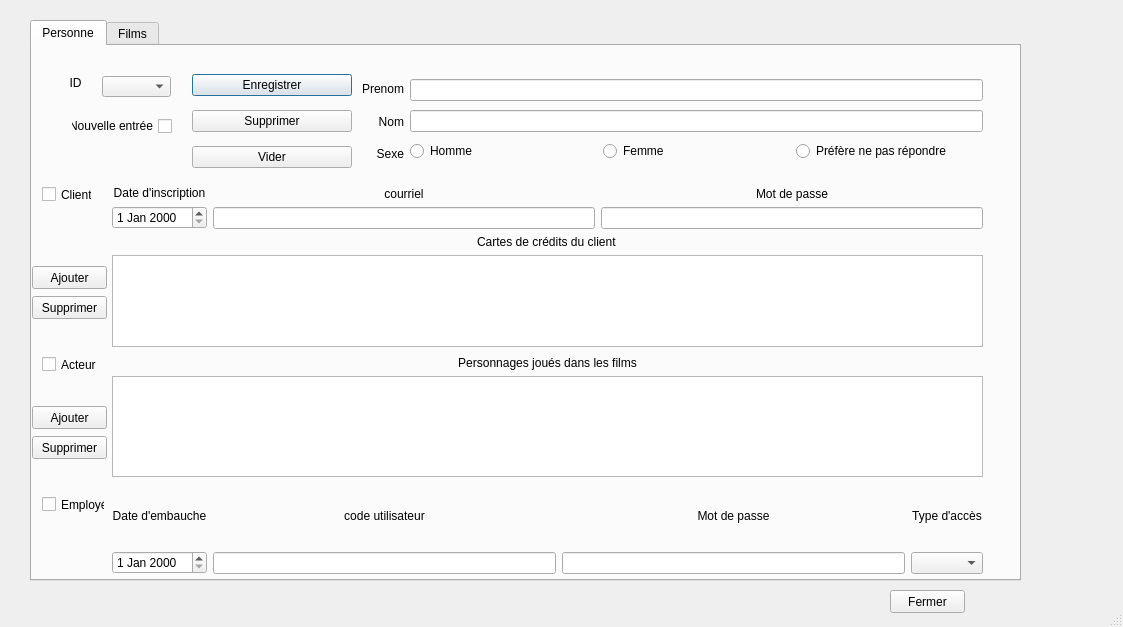
<?xml version="1.0" encoding="UTF-8"?>
<ui version="4.0">
 <class>Application</class>
 <widget class="QDialog" name="Application">
  <property name="geometry">
   <rect>
    <x>0</x>
    <y>0</y>
    <width>1123</width>
    <height>627</height>
   </rect>
  </property>
  <property name="windowTitle">
   <string>Dialog</string>
  </property>
  <property name="sizeGripEnabled">
   <bool>true</bool>
  </property>
  <widget class="QTabWidget" name="tabMain">
   <property name="geometry">
    <rect>
     <x>30</x>
     <y>20</y>
     <width>991</width>
     <height>561</height>
    </rect>
   </property>
   <property name="currentIndex">
    <number>0</number>
   </property>
   <widget class="QWidget" name="tabPersonne">
    <attribute name="title">
     <string>Personne</string>
    </attribute>
    <widget class="QWidget" name="verticalLayoutWidget">
     <property name="geometry">
      <rect>
       <x>80</x>
       <y>140</y>
       <width>871</width>
       <height>161</height>
      </rect>
     </property>
     <layout class="QVBoxLayout" name="verticalLayout">
      <item>
       <layout class="QHBoxLayout" name="horizontalLayout_4">
        <item>
         <layout class="QVBoxLayout" name="verticalLayout_2">
          <item>
           <widget class="QLabel" name="label_4">
            <property name="layoutDirection">
             <enum>Qt::LeftToRight</enum>
            </property>
            <property name="text">
             <string>Date d'inscription</string>
            </property>
            <property name="alignment">
             <set>Qt::AlignCenter</set>
            </property>
           </widget>
          </item>
          <item>
           <widget class="QDateEdit" name="dateInsc"/>
          </item>
         </layout>
        </item>
        <item>
         <layout class="QVBoxLayout" name="verticalLayout_3">
          <item>
           <widget class="QLabel" name="label_5">
            <property name="text">
             <string>courriel</string>
            </property>
            <property name="alignment">
             <set>Qt::AlignCenter</set>
            </property>
           </widget>
          </item>
          <item>
           <widget class="QLineEdit" name="lineCourriel"/>
          </item>
         </layout>
        </item>
        <item>
         <layout class="QVBoxLayout" name="verticalLayout_4">
          <item>
           <widget class="QLabel" name="label_6">
            <property name="text">
             <string>Mot de passe</string>
            </property>
            <property name="alignment">
             <set>Qt::AlignCenter</set>
            </property>
           </widget>
          </item>
          <item>
           <widget class="QLineEdit" name="linePwdClient"/>
          </item>
         </layout>
        </item>
       </layout>
      </item>
      <item>
       <layout class="QHBoxLayout" name="horizontalLayout_7">
        <item>
         <layout class="QVBoxLayout" name="verticalLayout_6">
          <item alignment="Qt::AlignHCenter">
           <widget class="QLabel" name="labelCarteCredits">
            <property name="layoutDirection">
             <enum>Qt::LeftToRight</enum>
            </property>
            <property name="text">
             <string>Cartes de crédits du client</string>
            </property>
           </widget>
          </item>
          <item>
           <widget class="QTableView" name="QtableCC">
            <property name="toolTip">
             <string>La personne doit avoir été créer avant que cette table soit disponible.</string>
            </property>
            <property name="midLineWidth">
             <number>3</number>
            </property>
            <property name="alternatingRowColors">
             <bool>true</bool>
            </property>
           </widget>
          </item>
         </layout>
        </item>
       </layout>
      </item>
     </layout>
    </widget>
    <widget class="QWidget" name="horizontalLayoutWidget">
     <property name="geometry">
      <rect>
       <x>330</x>
       <y>30</y>
       <width>621</width>
       <height>91</height>
      </rect>
     </property>
     <layout class="QHBoxLayout" name="horizontalLayout">
      <item>
       <layout class="QVBoxLayout" name="verticalLayout_16">
        <item>
         <widget class="QLabel" name="label_18">
          <property name="text">
           <string>Prenom</string>
          </property>
          <property name="alignment">
           <set>Qt::AlignRight|Qt::AlignTrailing|Qt::AlignVCenter</set>
          </property>
         </widget>
        </item>
        <item>
         <widget class="QLabel" name="label">
          <property name="text">
           <string>Nom</string>
          </property>
          <property name="alignment">
           <set>Qt::AlignRight|Qt::AlignTrailing|Qt::AlignVCenter</set>
          </property>
         </widget>
        </item>
        <item>
         <widget class="QLabel" name="label_3">
          <property name="text">
           <string>Sexe</string>
          </property>
          <property name="alignment">
           <set>Qt::AlignRight|Qt::AlignTrailing|Qt::AlignVCenter</set>
          </property>
         </widget>
        </item>
       </layout>
      </item>
      <item>
       <layout class="QVBoxLayout" name="verticalLayout_17">
        <item>
         <widget class="QLineEdit" name="linePrenom"/>
        </item>
        <item>
         <widget class="QLineEdit" name="lineNom"/>
        </item>
        <item>
         <layout class="QHBoxLayout" name="horizontalLayout_2">
          <item>
           <widget class="QRadioButton" name="rbtnH">
            <property name="text">
             <string>Homme</string>
            </property>
            <attribute name="buttonGroup">
             <string notr="true">sexeBtnG</string>
            </attribute>
           </widget>
          </item>
          <item>
           <widget class="QRadioButton" name="rbtnF">
            <property name="text">
             <string>Femme</string>
            </property>
            <attribute name="buttonGroup">
             <string notr="true">sexeBtnG</string>
            </attribute>
           </widget>
          </item>
          <item>
           <widget class="QRadioButton" name="rbtnNA">
            <property name="text">
             <string>Préfère ne pas répondre</string>
            </property>
            <attribute name="buttonGroup">
             <string notr="true">sexeBtnG</string>
            </attribute>
           </widget>
          </item>
         </layout>
        </item>
       </layout>
      </item>
     </layout>
    </widget>
    <widget class="QWidget" name="verticalLayoutWidget_2">
     <property name="geometry">
      <rect>
       <x>160</x>
       <y>20</y>
       <width>160</width>
       <height>112</height>
      </rect>
     </property>
     <layout class="QVBoxLayout" name="verticalLayout_18">
      <item>
       <widget class="QPushButton" name="btnEP">
        <property name="text">
         <string>Enregistrer</string>
        </property>
       </widget>
      </item>
      <item>
       <widget class="QPushButton" name="btnSupPers">
        <property name="text">
         <string>Supprimer</string>
        </property>
       </widget>
      </item>
      <item>
       <widget class="QPushButton" name="btnVP">
        <property name="text">
         <string>Vider</string>
        </property>
       </widget>
      </item>
     </layout>
    </widget>
    <widget class="QWidget" name="horizontalLayoutWidget_5">
     <property name="geometry">
      <rect>
       <x>80</x>
       <y>310</y>
       <width>871</width>
       <height>121</height>
      </rect>
     </property>
     <layout class="QHBoxLayout" name="horizontalLayout_5">
      <item>
       <layout class="QVBoxLayout" name="verticalLayout_5">
        <item>
         <widget class="QLabel" name="label_7">
          <property name="layoutDirection">
           <enum>Qt::LeftToRight</enum>
          </property>
          <property name="text">
           <string>Personnages joués dans les films</string>
          </property>
          <property name="alignment">
           <set>Qt::AlignCenter</set>
          </property>
         </widget>
        </item>
        <item>
         <widget class="QTableView" name="QtableAct">
          <property name="toolTip">
           <string>La personne doit avoir été créer avant que cette table soit disponible.</string>
          </property>
          <property name="alternatingRowColors">
           <bool>true</bool>
          </property>
         </widget>
        </item>
       </layout>
      </item>
     </layout>
    </widget>
    <widget class="QWidget" name="horizontalLayoutWidget_6">
     <property name="geometry">
      <rect>
       <x>80</x>
       <y>440</y>
       <width>871</width>
       <height>88</height>
      </rect>
     </property>
     <layout class="QHBoxLayout" name="horizontalLayout_6">
      <item>
       <layout class="QVBoxLayout" name="verticalLayout_9">
        <item>
         <widget class="QLabel" name="label_11">
          <property name="layoutDirection">
           <enum>Qt::LeftToRight</enum>
          </property>
          <property name="text">
           <string>Date d'embauche</string>
          </property>
          <property name="alignment">
           <set>Qt::AlignCenter</set>
          </property>
         </widget>
        </item>
        <item>
         <widget class="QDateEdit" name="dateEmb"/>
        </item>
       </layout>
      </item>
      <item>
       <layout class="QVBoxLayout" name="verticalLayout_10">
        <item>
         <widget class="QLabel" name="label_12">
          <property name="text">
           <string>code utilisateur</string>
          </property>
          <property name="alignment">
           <set>Qt::AlignCenter</set>
          </property>
         </widget>
        </item>
        <item>
         <widget class="QLineEdit" name="lineUsername"/>
        </item>
       </layout>
      </item>
      <item>
       <layout class="QVBoxLayout" name="verticalLayout_11">
        <item>
         <widget class="QLabel" name="label_13">
          <property name="text">
           <string>Mot de passe</string>
          </property>
          <property name="alignment">
           <set>Qt::AlignCenter</set>
          </property>
         </widget>
        </item>
        <item>
         <widget class="QLineEdit" name="linePwdEmp"/>
        </item>
       </layout>
      </item>
      <item>
       <layout class="QVBoxLayout" name="verticalLayout_12">
        <item>
         <widget class="QLabel" name="label_14">
          <property name="layoutDirection">
           <enum>Qt::LeftToRight</enum>
          </property>
          <property name="text">
           <string>Type d'accès</string>
          </property>
          <property name="alignment">
           <set>Qt::AlignCenter</set>
          </property>
         </widget>
        </item>
        <item>
         <widget class="QComboBox" name="comboAcces"/>
        </item>
       </layout>
      </item>
     </layout>
    </widget>
    <widget class="QCheckBox" name="cbActeur">
     <property name="geometry">
      <rect>
       <x>10</x>
       <y>310</y>
       <width>55</width>
       <height>17</height>
      </rect>
     </property>
     <property name="text">
      <string>Acteur</string>
     </property>
    </widget>
    <widget class="QCheckBox" name="cbClient">
     <property name="geometry">
      <rect>
       <x>10</x>
       <y>140</y>
       <width>50</width>
       <height>17</height>
      </rect>
     </property>
     <property name="text">
      <string>Client</string>
     </property>
    </widget>
    <widget class="QCheckBox" name="cbEmploye">
     <property name="geometry">
      <rect>
       <x>10</x>
       <y>450</y>
       <width>63</width>
       <height>17</height>
      </rect>
     </property>
     <property name="text">
      <string>Employé</string>
     </property>
    </widget>
    <widget class="QPushButton" name="btnAjoutCC">
     <property name="geometry">
      <rect>
       <x>0</x>
       <y>220</y>
       <width>75</width>
       <height>23</height>
      </rect>
     </property>
     <property name="text">
      <string>Ajouter</string>
     </property>
    </widget>
    <widget class="QPushButton" name="btnAjoutPers">
     <property name="geometry">
      <rect>
       <x>0</x>
       <y>360</y>
       <width>75</width>
       <height>23</height>
      </rect>
     </property>
     <property name="text">
      <string>Ajouter</string>
     </property>
    </widget>
    <widget class="QPushButton" name="btnSuppCC">
     <property name="geometry">
      <rect>
       <x>0</x>
       <y>250</y>
       <width>75</width>
       <height>23</height>
      </rect>
     </property>
     <property name="text">
      <string>Supprimer</string>
     </property>
    </widget>
    <widget class="QPushButton" name="btnSuppPers">
     <property name="geometry">
      <rect>
       <x>0</x>
       <y>390</y>
       <width>75</width>
       <height>23</height>
      </rect>
     </property>
     <property name="text">
      <string>Supprimer</string>
     </property>
    </widget>
    <widget class="QComboBox" name="comboID">
     <property name="geometry">
      <rect>
       <x>70</x>
       <y>30</y>
       <width>69</width>
       <height>21</height>
      </rect>
     </property>
    </widget>
    <widget class="QLabel" name="label_8">
     <property name="geometry">
      <rect>
       <x>20</x>
       <y>30</y>
       <width>47</width>
       <height>13</height>
      </rect>
     </property>
     <property name="text">
      <string>ID</string>
     </property>
     <property name="alignment">
      <set>Qt::AlignCenter</set>
     </property>
    </widget>
    <widget class="QCheckBox" name="cbVP">
     <property name="geometry">
      <rect>
       <x>39</x>
       <y>70</y>
       <width>101</width>
       <height>20</height>
      </rect>
     </property>
     <property name="layoutDirection">
      <enum>Qt::RightToLeft</enum>
     </property>
     <property name="text">
      <string>Nouvelle entrée</string>
     </property>
    </widget>
   </widget>
   <widget class="QWidget" name="tabFilms">
    <attribute name="title">
     <string>Films</string>
    </attribute>
    <widget class="QWidget" name="verticalLayoutWidget_3">
     <property name="geometry">
      <rect>
       <x>20</x>
       <y>20</y>
       <width>160</width>
       <height>112</height>
      </rect>
     </property>
     <layout class="QVBoxLayout" name="verticalLayout_21">
      <item>
       <widget class="QPushButton" name="btnEF">
        <property name="text">
         <string>Enregistrer</string>
        </property>
       </widget>
      </item>
      <item>
       <widget class="QPushButton" name="btnSupFilm">
        <property name="text">
         <string>Supprimer</string>
        </property>
       </widget>
      </item>
      <item>
       <widget class="QPushButton" name="btnVF">
        <property name="text">
         <string>Vider</string>
        </property>
       </widget>
      </item>
     </layout>
    </widget>
    <widget class="QWidget" name="verticalLayoutWidget_4">
     <property name="geometry">
      <rect>
       <x>220</x>
       <y>20</y>
       <width>211</width>
       <height>171</height>
      </rect>
     </property>
     <layout class="QVBoxLayout" name="verticalLayout_22">
      <item>
       <widget class="QLineEdit" name="TitreFilm"/>
      </item>
      <item>
       <widget class="QTimeEdit" name="dureeFilm"/>
      </item>
      <item>
       <widget class="QTextEdit" name="textDescFilm"/>
      </item>
     </layout>
    </widget>
    <widget class="QLabel" name="label_2">
     <property name="geometry">
      <rect>
       <x>520</x>
       <y>10</y>
       <width>111</width>
       <height>20</height>
      </rect>
     </property>
     <property name="text">
      <string>Catégories du film</string>
     </property>
    </widget>
    <widget class="QListView" name="listCatFilm">
     <property name="geometry">
      <rect>
       <x>490</x>
       <y>30</y>
       <width>171</width>
       <height>192</height>
      </rect>
     </property>
    </widget>
    <widget class="QComboBox" name="comboIDF">
     <property name="geometry">
      <rect>
       <x>100</x>
       <y>140</y>
       <width>69</width>
       <height>21</height>
      </rect>
     </property>
    </widget>
    <widget class="QLabel" name="label_9">
     <property name="geometry">
      <rect>
       <x>40</x>
       <y>140</y>
       <width>47</width>
       <height>13</height>
      </rect>
     </property>
     <property name="text">
      <string>ID</string>
     </property>
     <property name="alignment">
      <set>Qt::AlignCenter</set>
     </property>
    </widget>
    <widget class="QCheckBox" name="cbVF">
     <property name="geometry">
      <rect>
       <x>70</x>
       <y>170</y>
       <width>101</width>
       <height>20</height>
      </rect>
     </property>
     <property name="layoutDirection">
      <enum>Qt::RightToLeft</enum>
     </property>
     <property name="text">
      <string>Nouvelle entrée</string>
     </property>
    </widget>
   </widget>
  </widget>
  <widget class="QPushButton" name="btnFermer">
   <property name="geometry">
    <rect>
     <x>890</x>
     <y>590</y>
     <width>75</width>
     <height>23</height>
    </rect>
   </property>
   <property name="text">
    <string>Fermer</string>
   </property>
  </widget>
 </widget>
 <resources/>
 <connections/>
 <buttongroups>
  <buttongroup name="sexeBtnG"/>
 </buttongroups>
</ui>
